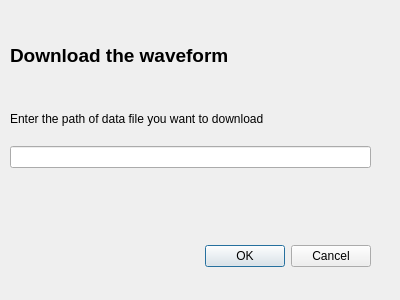
<?xml version="1.0" encoding="UTF-8"?>
<ui version="4.0">
 <class>Dialog</class>
 <widget class="QDialog" name="Dialog">
  <property name="geometry">
   <rect>
    <x>0</x>
    <y>0</y>
    <width>400</width>
    <height>300</height>
   </rect>
  </property>
  <property name="windowTitle">
   <string>Dialog</string>
  </property>
  <widget class="QDialogButtonBox" name="buttonBox">
   <property name="geometry">
    <rect>
     <x>30</x>
     <y>240</y>
     <width>341</width>
     <height>32</height>
    </rect>
   </property>
   <property name="orientation">
    <enum>Qt::Horizontal</enum>
   </property>
   <property name="standardButtons">
    <set>QDialogButtonBox::Cancel|QDialogButtonBox::Ok</set>
   </property>
  </widget>
  <widget class="QWidget" name="layoutWidget">
   <property name="geometry">
    <rect>
     <x>10</x>
     <y>20</y>
     <width>361</width>
     <height>148</height>
    </rect>
   </property>
   <layout class="QVBoxLayout" name="verticalLayout_3">
    <item>
     <widget class="QLabel" name="label">
      <property name="font">
       <font>
        <pointsize>14</pointsize>
        <weight>75</weight>
        <bold>true</bold>
       </font>
      </property>
      <property name="text">
       <string>Download the waveform</string>
      </property>
     </widget>
    </item>
    <item>
     <layout class="QVBoxLayout" name="verticalLayout">
      <item>
       <widget class="QLabel" name="label_2">
        <property name="text">
         <string>Enter the path of data file you want to download</string>
        </property>
       </widget>
      </item>
      <item>
       <widget class="QLineEdit" name="data_download"/>
      </item>
     </layout>
    </item>
   </layout>
  </widget>
 </widget>
 <resources/>
 <connections>
  <connection>
   <sender>buttonBox</sender>
   <signal>accepted()</signal>
   <receiver>Dialog</receiver>
   <slot>accept()</slot>
   <hints>
    <hint type="sourcelabel">
     <x>248</x>
     <y>254</y>
    </hint>
    <hint type="destinationlabel">
     <x>157</x>
     <y>274</y>
    </hint>
   </hints>
  </connection>
  <connection>
   <sender>buttonBox</sender>
   <signal>rejected()</signal>
   <receiver>Dialog</receiver>
   <slot>reject()</slot>
   <hints>
    <hint type="sourcelabel">
     <x>316</x>
     <y>260</y>
    </hint>
    <hint type="destinationlabel">
     <x>286</x>
     <y>274</y>
    </hint>
   </hints>
  </connection>
 </connections>
</ui>
